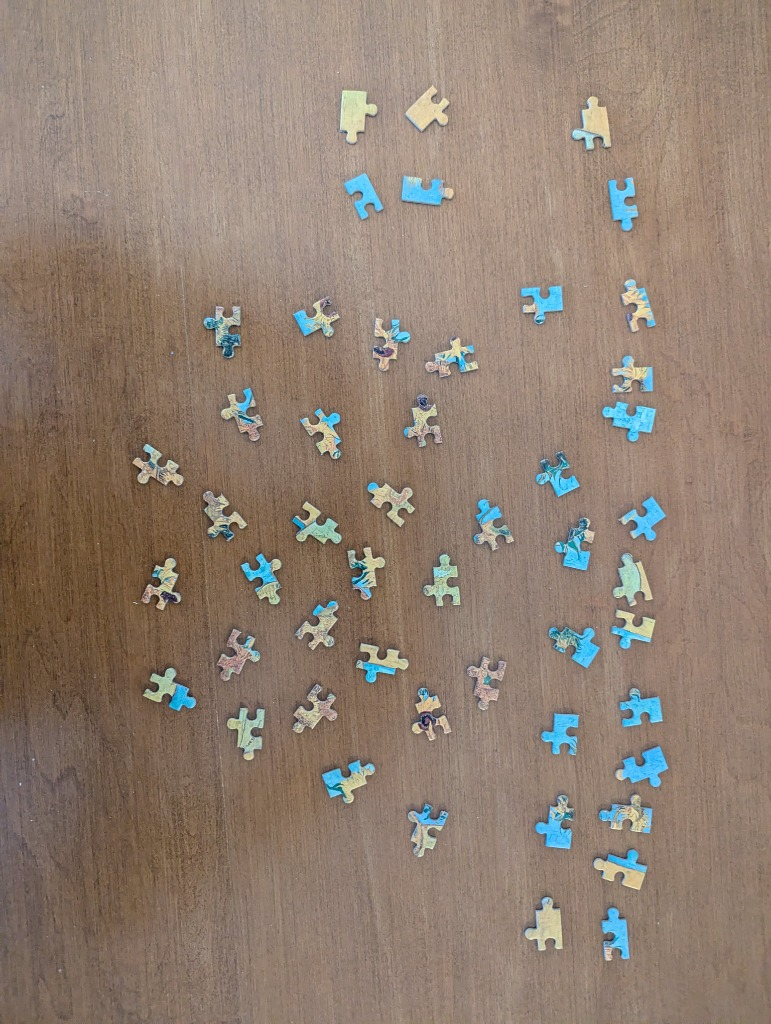
#> input picture puzzle_solver/data/pieces.jpg, 771 x 1024 px
$ python test_adaptive_debug.py
#> lines starting #> are read from the running program, lines starting #| are printed output that depends on the picture; after the words box and inside, x2 and y2 are one past the last pixel; in counts of white or black regions, pixels touching at a corner belong together
import cv2
import numpy as np

def test_adaptive_again():
    image_path = 'data/pieces.jpg'
    img = cv2.imread(image_path)
#> img is the input picture: shape (1024, 771, 3); mean B, G, R 113.9, 127.5, 144.6
    if img is None:
        print("Image not found")
        return

    gray = cv2.cvtColor(img, cv2.COLOR_BGR2GRAY)
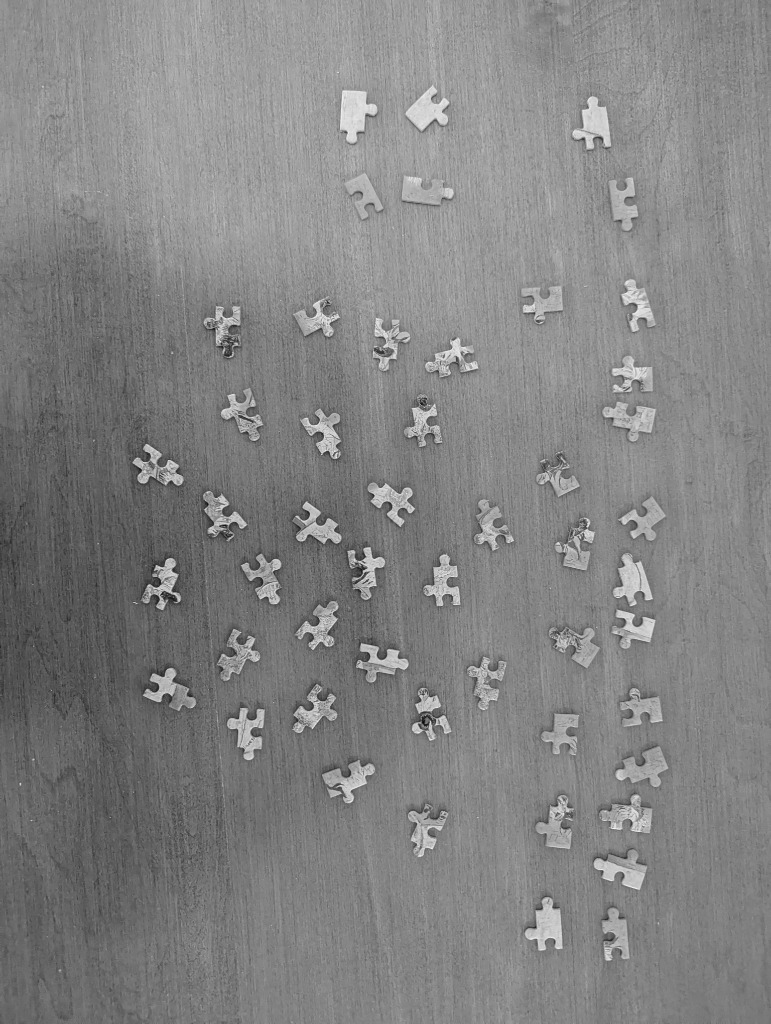
#> gray: shape (1024, 771); min 9, max 246, mean 131
    blurred = cv2.GaussianBlur(gray, (5, 5), 0)

    for bs in [51, 99, 151, 301, 501]:
        try:
            thresh = cv2.adaptiveThreshold(blurred, 255, cv2.ADAPTIVE_THRESH_GAUSSIAN_C,
                                           cv2.THRESH_BINARY_INV, bs, 10)

            # morphology
            kernel = cv2.getStructuringElement(cv2.MORPH_RECT, (5, 5))
            closed = cv2.morphologyEx(thresh, cv2.MORPH_CLOSE, kernel, iterations=2)

            contours, _ = cv2.findContours(closed, cv2.RETR_EXTERNAL, cv2.CHAIN_APPROX_SIMPLE)
            count = 0
            for c in contours:
                if cv2.contourArea(c) > 2000:
                    count += 1
            print(f"Adaptive (bs={bs}, C=10): {count} pieces.")
        except Exception as e:
            print(f"Error at bs={bs}: {e}")
#> this loop made 5 passes
#> pass 1, in test_adaptive_again, `thresh = cv2.adaptiveThreshold(blurred, 255, cv2.ADAPTIVE_THRESH_GAUSS..`:
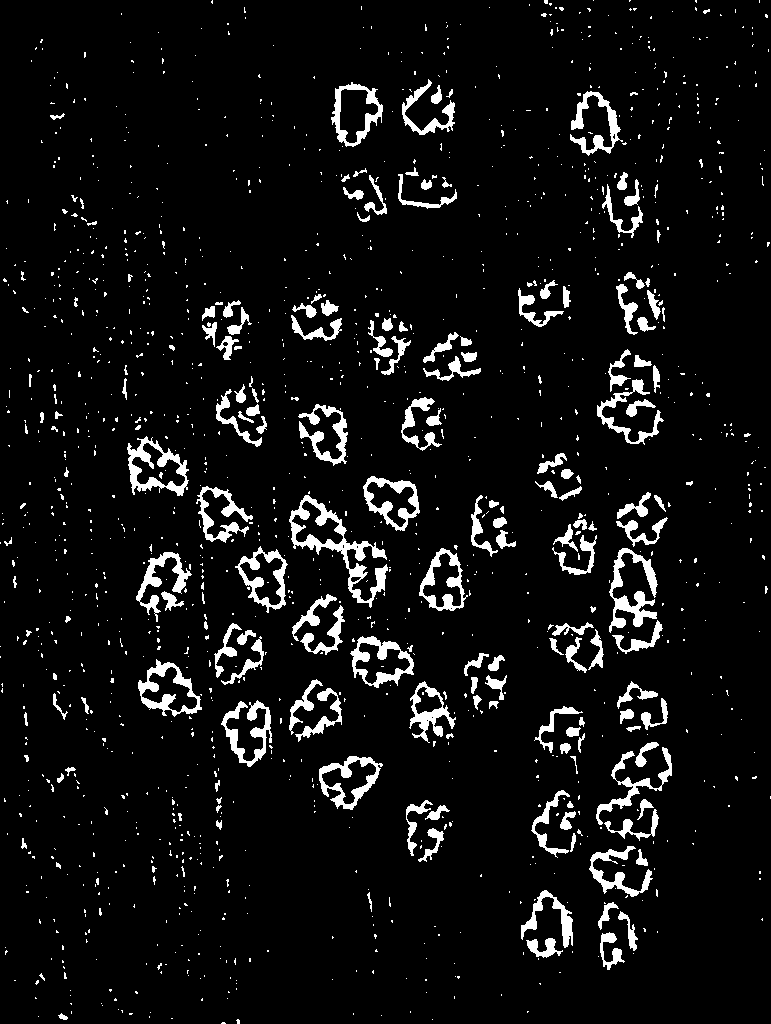
#> thresh: shape (1024, 771); 6.6% white; 1454 white regions (1263 under 20 px), largest, box (x1, y1, x2, y2) and area: (289, 495, 388, 608) 2347, (609, 548, 658, 633) 1520, (127, 436, 189, 496) 1342
#> pass 1, in test_adaptive_again, `closed = cv2.morphologyEx(thresh, cv2.MORPH_CLOSE, kernel, iterations=2)`:
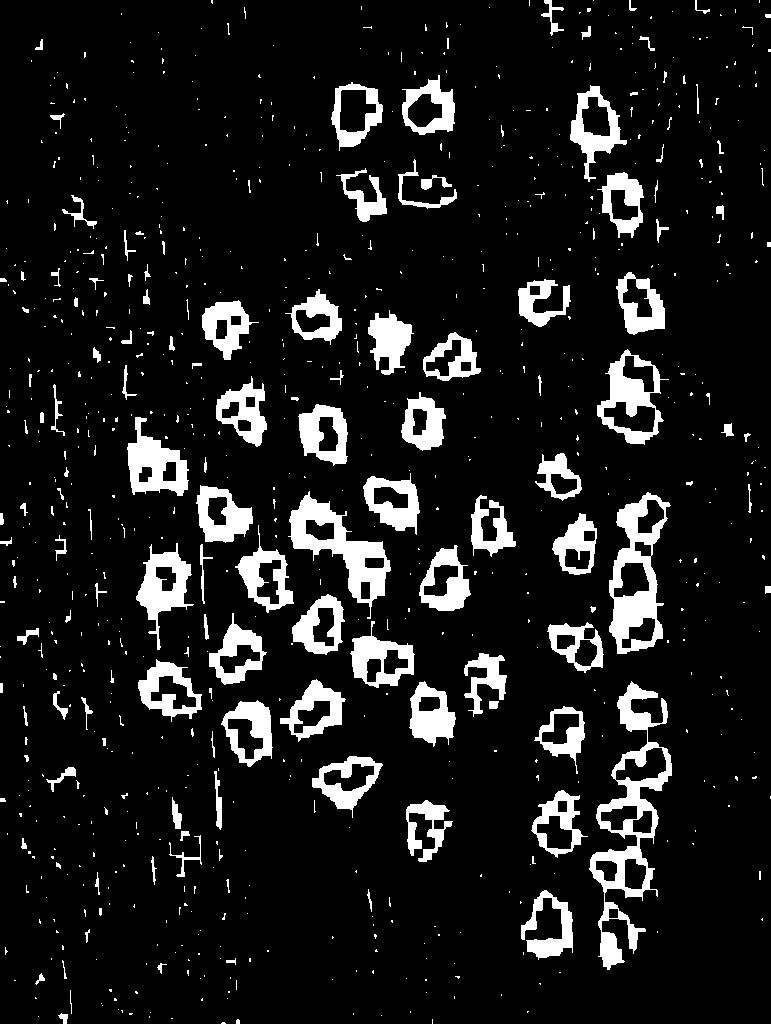
#> closed: shape (1024, 771); 10.5% white; 819 white regions (670 under 20 px), largest, box (x1, y1, x2, y2) and area: (589, 681, 672, 970) 6346, (609, 492, 671, 654) 4360, (288, 491, 391, 619) 4015
#> after the loop:
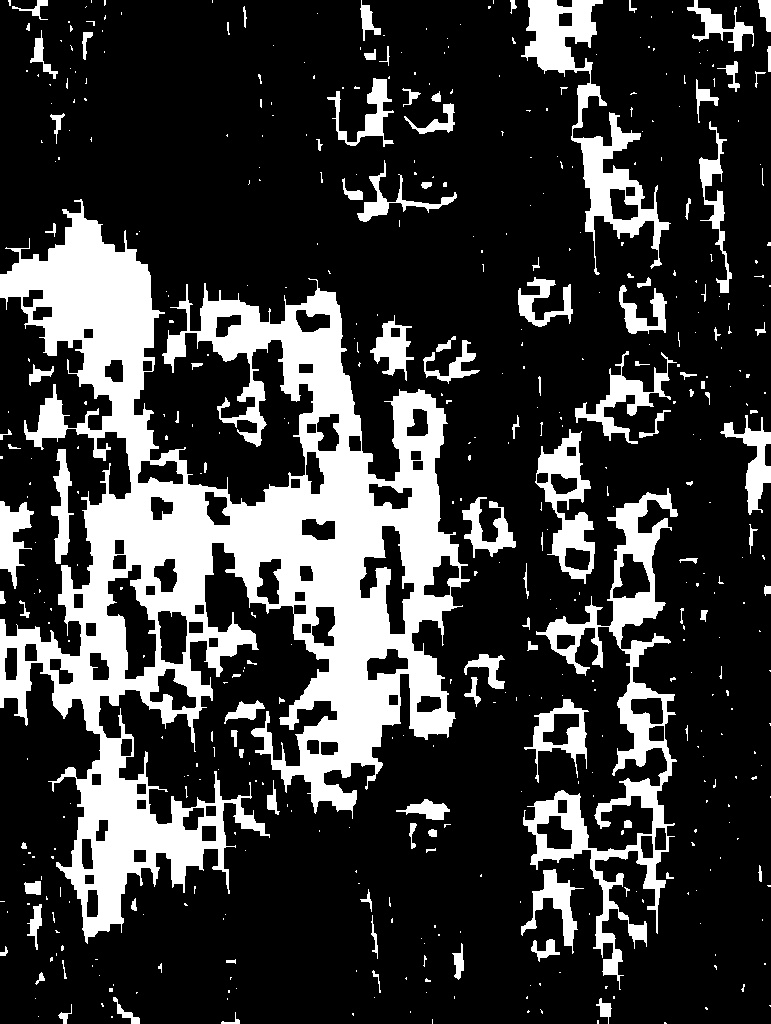
#> closed: shape (1024, 771); 22.5% white; 490 white regions (374 under 20 px), largest, box (x1, y1, x2, y2) and area: (0, 199, 470, 944) 118258, (523, 488, 678, 990) 15553, (521, 0, 671, 275) 8660
#> after the loop:
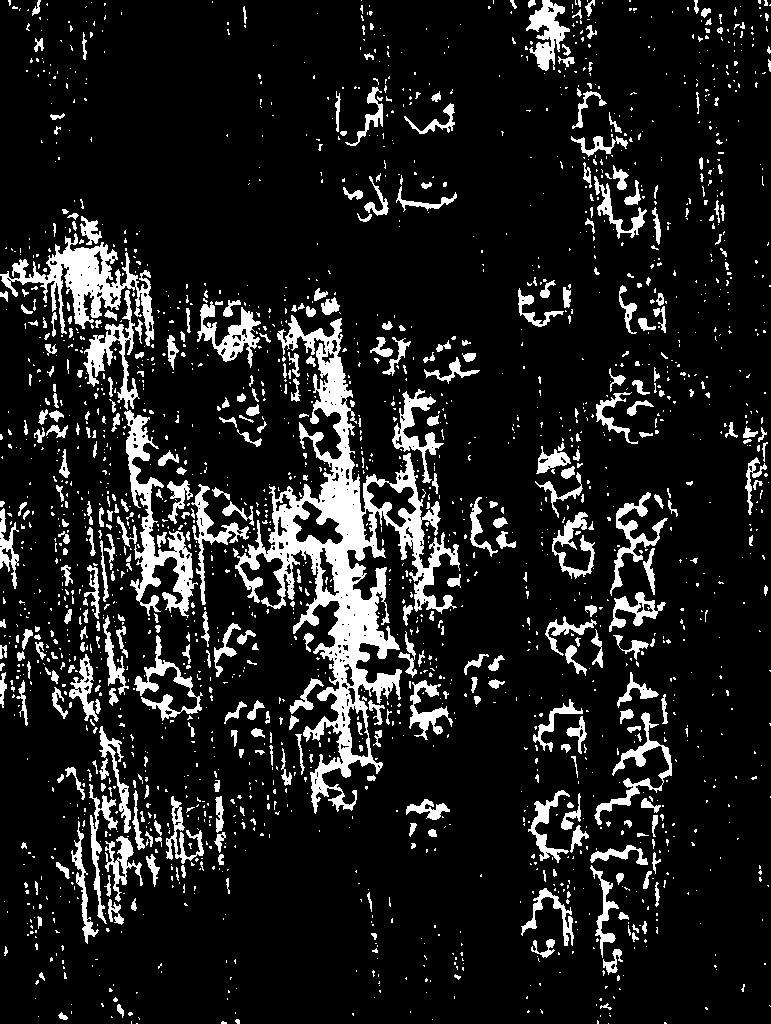
#> thresh: shape (1024, 771); 12.2% white; 2115 white regions (1698 under 20 px), largest, box (x1, y1, x2, y2) and area: (233, 315, 460, 814) 23608, (0, 233, 154, 346) 5169, (124, 410, 198, 618) 4080

if __name__ == '__main__':
    test_adaptive_again()
